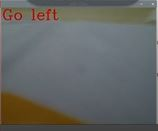
#> input picture week2/testing_session4_draft/path_floor.JPG, 158 x 131 px, given in place of the camera
$ python trackShifterV1.2.py
#> lines starting #> are read from the running program, lines starting #| are printed output that depends on the picture; after the words box and inside, x2 and y2 are one past the last pixel; in counts of white or black regions, pixels touching at a corner belong together
import cv2
import numpy as np
import serial
import time

ser = serial.Serial('/dev/ttyACM0', baudrate = 9600, timeout = 1)

cap = cv2.VideoCapture(0)
cap.set(3,1280)
cap.set(4,720)

path_lower = np.array([0,80,0])
path_upper = np.array([179,255,255])

green_upper = np.array([88,162,154]) # Green : switch to right track
green_lower = np.array([68,142,74])

violet_upper = np.array([140,140,150]) # Violet : switch to left track
violet_lower = np.array([120,105,95])

pink_upper = np.array([179,120,255]) # Pink : move to center of board and keep going till a line is reacquired
pink_lower = np.array([150,53,150])

font = cv2.FONT_HERSHEY_COMPLEX
kernel = np.ones((5,5),np.uint8)

path_num = 1

while True:
    ret, frame = cap.read()
#> frame is the input picture: shape (131, 158, 3); mean B, G, R 100.2, 102.3, 100.7
    if not ret:
        cap = cv2.VideoCapture(0)
        continue
    (h, w) = frame.shape[:2]
#> h = 131; w = 158
    blur = cv2.GaussianBlur(frame,(5,5),cv2.BORDER_DEFAULT)
    hsvvid = cv2.cvtColor(blur, cv2.COLOR_BGR2HSV)
#> hsvvid: shape (131, 158, 3); mean H, S, V 83, 45, 109.7

    path_mask = cv2.inRange(hsvvid, path_lower, path_upper)
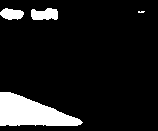
#> path_mask: shape (131, 158); 10.8% white; 4 white regions (1 under 20 px), largest, box (x1, y1, x2, y2) and area: (0, 92, 83, 126) 1749, (31, 8, 58, 20) 265, (0, 8, 24, 20) 209
    green_mask = cv2.inRange(hsvvid, green_lower, green_upper)
#> green_mask: shape (131, 158); every value is 0
    violet_mask = cv2.inRange(hsvvid, violet_lower, violet_upper)
    pink_mask = cv2.inRange(hsvvid, pink_lower, pink_upper)
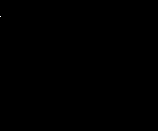
#> pink_mask: shape (131, 158); 0% white in thin lines or dots, all inside (x1, y1, x2, y2) = (0, 16, 1, 17)

    # cv2.imshow('Green mask', green_mask)
    # cv2.imshow('Violet mask', violet_mask)
    # cv2.imshow('Pink mask', pink_mask)

    green_contours, hierarchy = cv2.findContours(green_mask, cv2.RETR_EXTERNAL, cv2.CHAIN_APPROX_SIMPLE)
#> green_contours = []
    violet_contours, hierarchy = cv2.findContours(violet_mask, cv2.RETR_EXTERNAL, cv2.CHAIN_APPROX_SIMPLE)
#> violet_contours = []
    pink_contours, hierarchy = cv2.findContours(pink_mask, cv2.RETR_EXTERNAL, cv2.CHAIN_APPROX_SIMPLE)
#> pink_contours = [[[0, 16]]]

    opening = cv2.morphologyEx(path_mask, cv2.MORPH_OPEN, kernel)
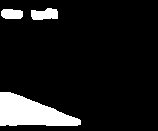
#> opening: shape (131, 158); 10.6% white; 3 white regions, box (x1, y1, x2, y2) and area: (0, 92, 81, 126) 1741, (31, 8, 58, 20) 256, (1, 9, 23, 19) 195
    erosion = cv2.erode(opening,kernel,iterations = 1)
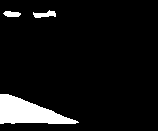
#> erosion: shape (131, 158); 7.4% white; 3 white regions, box (x1, y1, x2, y2) and area: (0, 94, 79, 124) 1349, (33, 10, 56, 18) 108, (3, 11, 21, 17) 83
    dilation = cv2.dilate(erosion,kernel,iterations = 5)
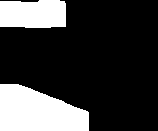
#> dilation: shape (131, 158); 23.9% white; 2 white regions
    path_contours, hierarchy = cv2.findContours(dilation, cv2.RETR_EXTERNAL, cv2.CHAIN_APPROX_SIMPLE)
#> path_contours = 2 contours; box (x1, y1, x2, y2) and area: (0, 84, 89, 131) 3084, (0, 0, 66, 28) 1654

    if len(green_contours) > 0:
        largest_green = max(green_contours, key = cv2.contourArea)
        x_green, y_green, w_green, h_green = cv2.boundingRect(largest_green)
        if w_green*h_green > 200000:
            for i in range(9):
                ser.write('r'.encode())
                time.sleep(0.05)
            for i in range(10):
                ser.write('f'.encode())
                time.sleep(0.110)
            for i in range(4):
                ser.write('l'.encode())
                time.sleep(0.05)
            for i in range(5):
                ser.write('f'.encode())
                time.sleep(0.110)
            for i in range(3):
                ser.write('l'.encode())
                time.sleep(0.05)
            break
            path_num = 2
            cv2.putText(frame, 'Switching tracks ...', (5, 50), font, 2, (0, 0, 255), 2, cv2.LINE_AA)

    elif len(violet_contours) > 0:
        largest_violet = max(violet_contours, key = cv2.contourArea)
        x_violet, y_violet, w_violet, h_violet = cv2.boundingRect(largest_violet)
        if w_violet*h_violet > 200000:
            path_num = 1
            cv2.putText(frame, 'Switching tracks ...', (5, 50), font, 2, (0, 0, 255), 2, cv2.LINE_AA)
            # serial monitor instructions go here
            break

    elif len(pink_contours) > 0:
        largest_pink = max(pink_contours, key = cv2.contourArea)
#> largest_pink = [[0, 16]]
        x_pink, y_pink, w_pink, h_pink = cv2.boundingRect(largest_pink)
#> x_pink = 0; y_pink = 16; w_pink = 1; h_pink = 1
        if w_pink*h_pink > 200000:
            cv2.putText(frame, 'Moving across center', (5, 50), font, 2, (0, 0, 255), 2, cv2.LINE_AA)
            # serial monitor instructions go here
            break

    elif len(path_contours) > 0:
        largest = max(path_contours, key = cv2.contourArea)
        M_1 = cv2.moments(largest)
        path_centroid_x = int(M_1['m10']/M_1['m00'])
        path_centroid_y = int(M_1['m01'] / M_1['m00'])

        if path_centroid_x < w/2 - 150:
            i = 'l'
            ser.write(i.encode())
            print('go left')
            left_text = 'Go left'
            cv2.putText(frame, left_text, (5, 50), font, 2, (0, 0, 255), 2, cv2.LINE_AA)
            time.sleep(0.05)

        elif path_centroid_x > w/2 + 150:
            i = 'r'
            ser.write(i.encode())
            print('go right')
            right_text = 'Go right'
            cv2.putText(frame, right_text, (5, 50), font, 2, (0, 0, 255), 2, cv2.LINE_AA)
            time.sleep(0.05)

        else:
            i = 'f'
            ser.write(i.encode())
            print('go straight')
            straight_text = 'Go straight'
            cv2.putText(frame, straight_text, (5, 50), font, 2, (0, 0, 255), 2, cv2.LINE_AA)
            time.sleep(0.110)

    else:

        if path_num == 1 :
            i = 'l'
        elif path_num == 2 :
            i = 'r'

        ser.write(i.encode())
        print('looking for path')
        straight_text = 'looking for path'
        cv2.putText(frame, straight_text, (5, 50), font, 2, (0, 0, 255), 2, cv2.LINE_AA)
        time.sleep(0.05)

    cv2.imshow('path video', frame)
    key = cv2.waitKey(1)
#> (key q is pressed here)
    if cv2.waitKey(1) & 0xFF == ord('q'):
#> (key q is pressed here)
        break

cap.release()
cv2.destroyAllWindows()
